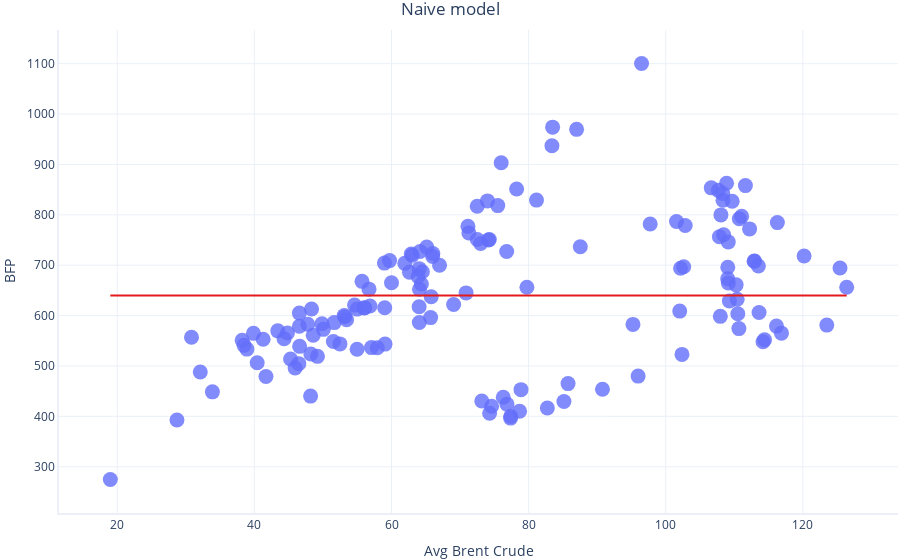
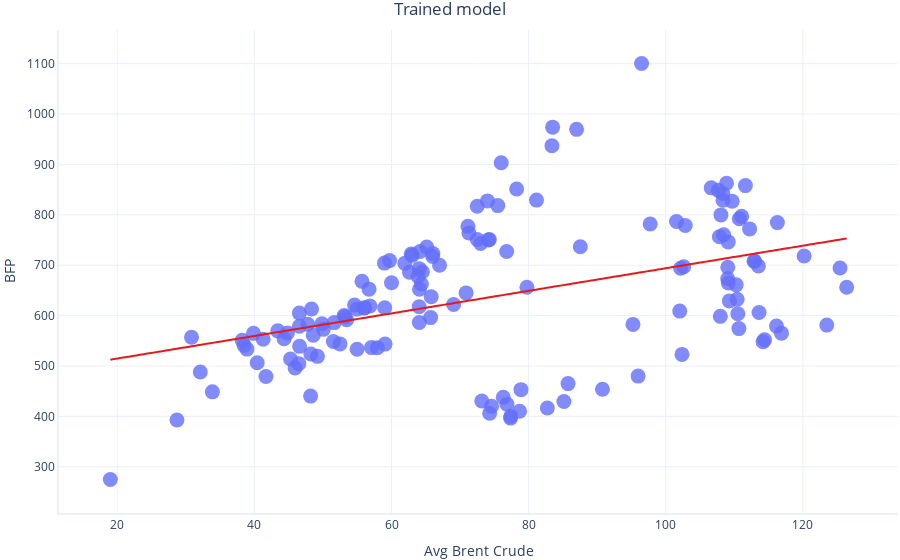

Notebook cell for these charts, in order:
### Markdown cell above
### R-Squared

### Code cell
formula = "BFP ~ Avg_Brent_Crude"
BFP_trained_model = smf.ols(formula = formula, data = dataset).fit()
BFP_naive_model = smf.ols(formula = formula, data = dataset).fit()
BFP_naive_model.params[0] = dataset['BFP'].mean()
BFP_naive_model.params[1] = 0

print("naive R-squared:", BFP_naive_model.rsquared)
print("trained R-squared:", BFP_trained_model.rsquared)

# Show a graph of the result
graphing.scatter_2D(dataset, label_x="Avg_Brent_Crude", 
                                label_y="BFP",
                                title = "Naive model",
                                trendline=lambda x: dataset['BFP'].mean().repeat(len(x)), 
                                show=True)
# Show a graph of the result
graphing.scatter_2D(dataset, label_x="Avg_Brent_Crude", 
                                label_y="BFP",
                                title = "Trained model",
                                trendline=lambda x: BFP_trained_model.params[1] * x + BFP_trained_model.params[0])
